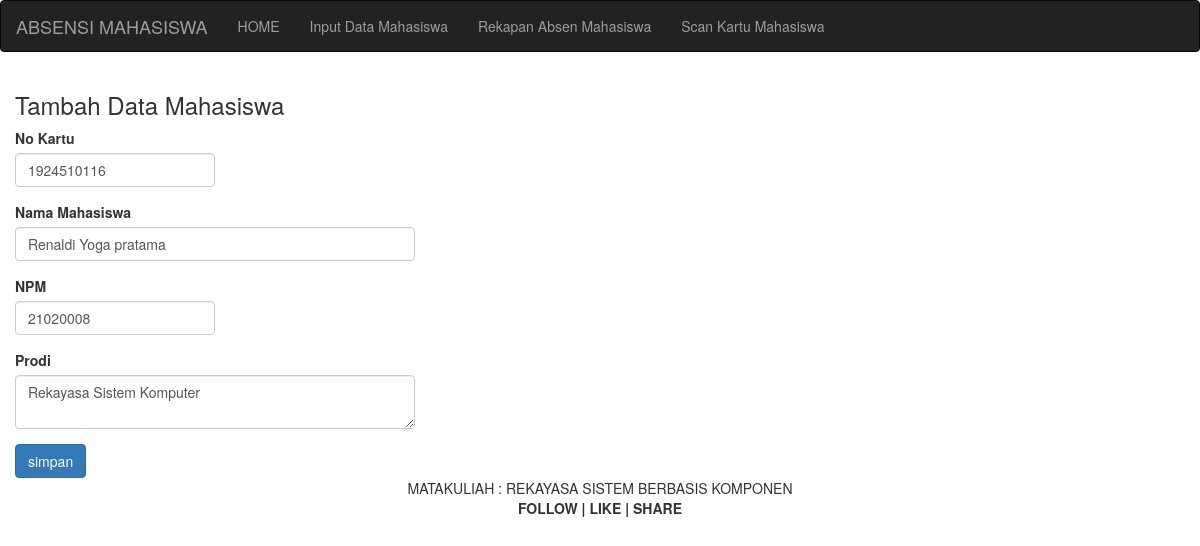
Page /absen/edit.php?id=2 on the committed database.
### tables this page shows
CREATE TABLE `mahasiswa` (
  `id` int(11) NOT NULL,
  `nokartu` varchar(15) NOT NULL,
  `nama` varchar(25) NOT NULL,
  `NPM` varchar(15) NOT NULL,
  `Prodi` varchar(30) NOT NULL
);

### absen/edit.php (the view, shortened to what this page needs)
<?php
	include "koneksi.php";
	$id = $_GET['id'];
	$cari = mysqli_query($konek, "select * from mahasiswa where id='$id'");
	$hasil = mysqli_fetch_array($cari);
?>
<!DOCTYPE html>
<html>
<head>
	<?php include "header.php"; ?>
</head>
<body>
	<?php include "menu.php"; ?>
	<div class="container-fluid">
		<h3>Tambah Data Mahasiswa</h3>
		<form method="POST">
			<div class="form-group">
				<label>No Kartu</label>
				<input type="text" name="nokartu" id="nokartu" placeholder="No Kartu" class="form-control" style="width: 200px" value="<?php echo $hasil['nokartu']; ?>">
			</div>
			<div class="form-group">
				<label>Nama Mahasiswa</label>
				<input type="text" name="nama" id="nama" placeholder="Nama Mahasiswa" class="form-control" style="width: 400px" value="<?php echo $hasil['nama']; ?>">
			</div>
			<div class="form-group">
				<label>NPM</label>
				<input type="text" name="NPM" id="NPM" placeholder
				="NPM" class="form-control" style="
					width: 200px" value="<?php echo $hasil['NPM']; ?>">
			</div>
				<div class="form-group">
				<label>Prodi</label>
				<textarea class="form-control" name="Prodi" id="Prodi"
				placeholder="Prodi" style="width: 400px"><?php echo $hasil['Prodi']; ?></textarea>
			</div>
			<button class="btn btn-primary" name="btnSimpan" id="btnSimpan
			">simpan</button>
		</form>
	</div>
	<?php include "footer.php"; ?>
</body>
</html>

### rows in the picture
mahasiswa: nokartu "1924510116", nama "Renaldi Yoga pratama", NPM "21020008", Prodi "Rekayasa Sistem Komputer"
